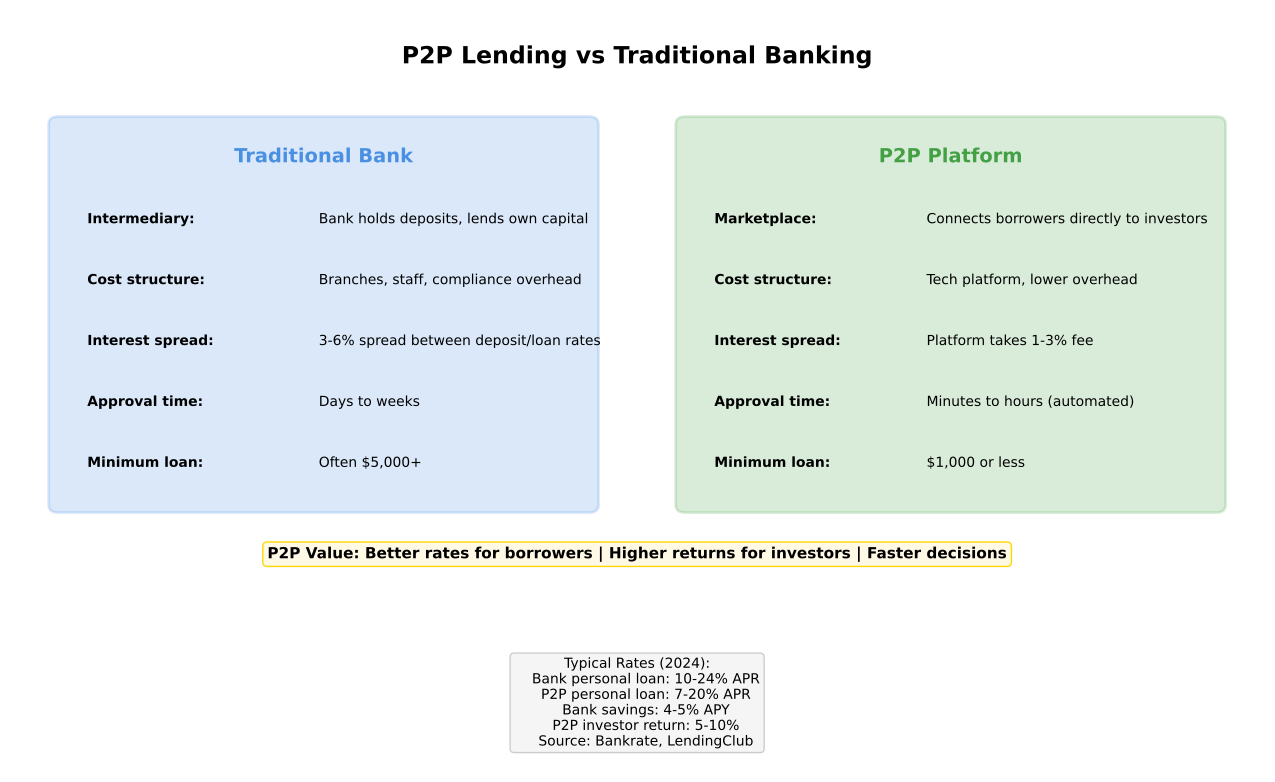

Reproduce this figure in Python.
"""
P2P Lending vs Traditional Banking
Compares P2P platforms with traditional bank lending

Output: p2p_vs_bank.pdf
Module: module_01_fintech
Lesson: 7 - P2P Lending
"""

from pathlib import Path
import matplotlib.pyplot as plt
import matplotlib.patches as mpatches
import numpy as np

CHART_METADATA = {
    'title': 'P2P vs Traditional Banking',
    'module': 'module_01_fintech',
    'lesson': 7,
    'url': 'https://github.com/Digital-AI-Finance/digital-finance/tree/main/module_01_fintech/figures/p2p_vs_bank'
}

# 20% larger fonts
plt.rcParams.update({
    'font.size': 12,
    'axes.labelsize': 12,
})

def create_chart():
    """Create P2P vs bank comparison diagram"""
    fig, ax = plt.subplots(figsize=(13, 8))
    ax.set_xlim(0, 13)
    ax.set_ylim(0, 10)
    ax.axis('off')

    # Title
    ax.text(6.5, 9.3, 'P2P Lending vs Traditional Banking', fontsize=17, fontweight='bold', ha='center')

    # Traditional Bank (left)
    bank_box = mpatches.FancyBboxPatch((0.5, 3.5), 5.5, 5, boxstyle='round,pad=0.1',
                                        facecolor='#4A90E2', alpha=0.2,
                                        edgecolor='#4A90E2', lw=2)
    ax.add_patch(bank_box)
    ax.text(3.25, 8, 'Traditional Bank', ha='center', fontsize=14, fontweight='bold', color='#4A90E2')

    bank_features = [
        ('Intermediary', 'Bank holds deposits, lends own capital'),
        ('Cost structure', 'Branches, staff, compliance overhead'),
        ('Interest spread', '3-6% spread between deposit/loan rates'),
        ('Approval time', 'Days to weeks'),
        ('Minimum loan', 'Often $5,000+'),
    ]
    for i, (feat, desc) in enumerate(bank_features):
        ax.text(0.8, 7.2-i*0.8, f'{feat}:', fontsize=10, fontweight='bold')
        ax.text(3.2, 7.2-i*0.8, desc, fontsize=10)

    # P2P Platform (right)
    p2p_box = mpatches.FancyBboxPatch((7, 3.5), 5.5, 5, boxstyle='round,pad=0.1',
                                       facecolor='#44A044', alpha=0.2,
                                       edgecolor='#44A044', lw=2)
    ax.add_patch(p2p_box)
    ax.text(9.75, 8, 'P2P Platform', ha='center', fontsize=14, fontweight='bold', color='#44A044')

    p2p_features = [
        ('Marketplace', 'Connects borrowers directly to investors'),
        ('Cost structure', 'Tech platform, lower overhead'),
        ('Interest spread', 'Platform takes 1-3% fee'),
        ('Approval time', 'Minutes to hours (automated)'),
        ('Minimum loan', '$1,000 or less'),
    ]
    for i, (feat, desc) in enumerate(p2p_features):
        ax.text(7.3, 7.2-i*0.8, f'{feat}:', fontsize=10, fontweight='bold')
        ax.text(9.5, 7.2-i*0.8, desc, fontsize=10)

    # Value proposition
    value = "P2P Value: Better rates for borrowers | Higher returns for investors | Faster decisions"
    ax.text(6.5, 2.8, value, ha='center', fontsize=11, fontweight='bold',
           bbox=dict(boxstyle='round', facecolor='#FFF9E6', edgecolor='#FFD700'))

    # Key metrics comparison
    metrics = """Typical Rates (2024):
    Bank personal loan: 10-24% APR
    P2P personal loan: 7-20% APR
    Bank savings: 4-5% APY
    P2P investor return: 5-10%
    Source: Bankrate, LendingClub"""

    ax.text(6.5, 1.5, metrics, ha='center', fontsize=10, va='top',
           bbox=dict(boxstyle='round', facecolor='#F5F5F5', edgecolor='#CCCCCC'))

    plt.tight_layout()

    output_path = Path(__file__).parent / 'p2p_vs_bank.pdf'
    plt.savefig(output_path, format='pdf', dpi=300, bbox_inches='tight')
    plt.close()
    print(f"Chart saved to: {output_path}")
    return output_path

if __name__ == '__main__':
    create_chart()
